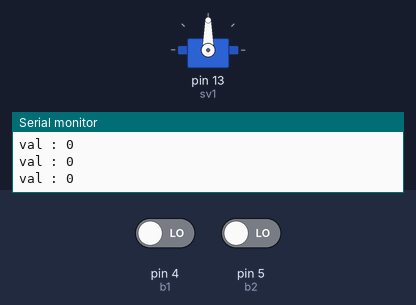
This sketch was run on a simulated Arduino Uno, built with avr-gcc and run on an emulated ATmega328P. On the bench: servo, the last lines printed to the serial monitor. Inputs (shaded band) come from the test bench; at power-on: pin 4 (b1) LOW, pin 5 (b2) LOW.

Above: at 2.2 s.
2.3 s: pin 4 (b1) driven HIGH
At 3.0 s:
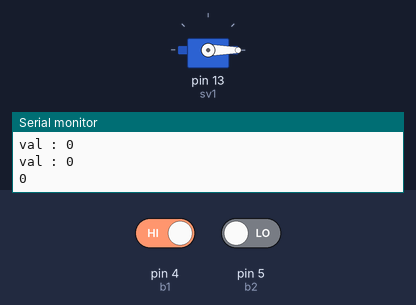
5.3 s: pin 5 (b2) driven HIGH
At 7.5 s:
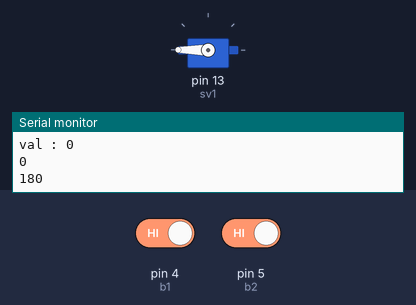
8.3 s: pin 5 (b2) driven LOW
At 9.05 s:
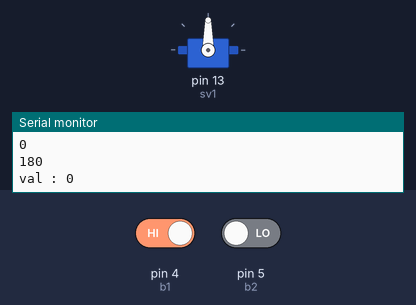
11.3 s: pin 4 (b1) driven LOW
Timing chart, 0 to 13.8 s (numbered marks = the images above; inputs shaded):
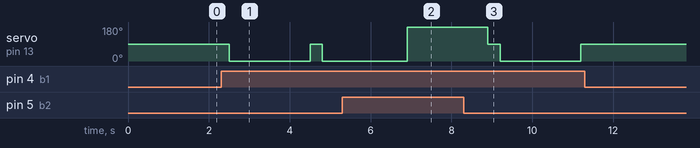

Measured:
- after the input at 2.3 s, servo on pin 13 (sv1): 90° → 0° after 0.20 s, → 90° 2.0 s later, → 0° 0.30 s later
- after the input at 8.3 s, servo on pin 13 (sv1): 180° → 90° after 0.60 s, → 0° 0.30 s later, → 90° 2.0 s later
- after the input at 11.3 s, servo on pin 13 (sv1): stays 90° (without the input it goes to 0° after 0.20 s)

The sketch:

Pill_Me.ino
```cpp
/*
Ce223 236B
Pill Me
1640900393 กฤตินี อรรถเวชกุล
1640902191 กฤติญาณี ครองสัตย์
1640902142 อรพรรณ หนองเทา
*/

#include <Servo.h>
Servo sv1;
int b1 = 4;
int b2 = 5;
int sensor = 12;                                          ;
int color[] = {9,10,11}; // Array
void green(); // Function สีเขียว
void red(); // Function สีแดง
void yellow(); // Function สีเหลือง

void setup() {

  for(int index = 0; index <= 3 ;index++) //  For Loop ประกาศค่า  Output
  {
  pinMode(color[index], OUTPUT);
  }

  pinMode(b1,INPUT);
  pinMode(b2,INPUT);

  analogWrite(color[0], 255); // ไปบอกสถานะเปิด สีน้ำเงิน
  analogWrite(color[1], 255);
  analogWrite(color[2], 0);
  delay(1000);

  sv1.attach(13); // ขา pin servo
  sv1.write(90); // เริ่มต้นที่ 90 องศา
  Serial.begin(9600);
}

void loop() {

  int val = digitalRead(sensor); //รับค่าจาก Sensor
  Serial.print ("val : ");
  Serial.println(val);

delay(100);
if( val == 0) //เงื่อนไข ถ้ามีแก้ว
{
  green(); // LCD สีเขียวติด

  if(digitalRead(b1)==HIGH) //เงื่อนไข ถ้าปุ่ม 1 กด
  {
    yellow(); // LCD สีเหลืองติด

  	sv1.write(0); // หมุนไปที่ 0 องศา
    Serial.println("0");
    delay(2000);
  }
  if(digitalRead(b1)==LOW) //เงื่อนไข ถ้าปุ่ม 1 ไม่ได้กด
  {
  	sv1.write(90); // หมุนไปที่ 90 องศา
  }
   if(digitalRead(b2)==HIGH) //เงื่อนไข ถ้าปุ่ม 2 กด
  {
    yellow(); // LCD สีเหลืองติด

  	sv1.write(180); // หมุนไปที่ 180 องศา
    Serial.println("180");
    delay(2000);
  }
  if(digitalRead(b2)==LOW) //เงื่อนไข ถ้าปุ่ม 2 ไม่ได้กด
  {
  	sv1.write(90); // หมุนไปที่ 90 องศา
  }
}else{ //เงื่อนไข ถ้าไม่มีแก้ว

  red(); // LCD สีแดงติด

  Serial.println("Cup please");
    delay(1000);
    }
}
void green()
{
  analogWrite(color[0], 255);
  analogWrite(color[1], 0);
  analogWrite(color[2], 255);
  delay(100);
}
void red()
{
  analogWrite(color[0], 0);
  analogWrite(color[1], 255);
  analogWrite(color[2], 255);
  delay(100);
}
void yellow()
{
  analogWrite(color[0], 0);
  analogWrite(color[1], 0);
  analogWrite(color[2], 255);
  delay(100);
}
```
